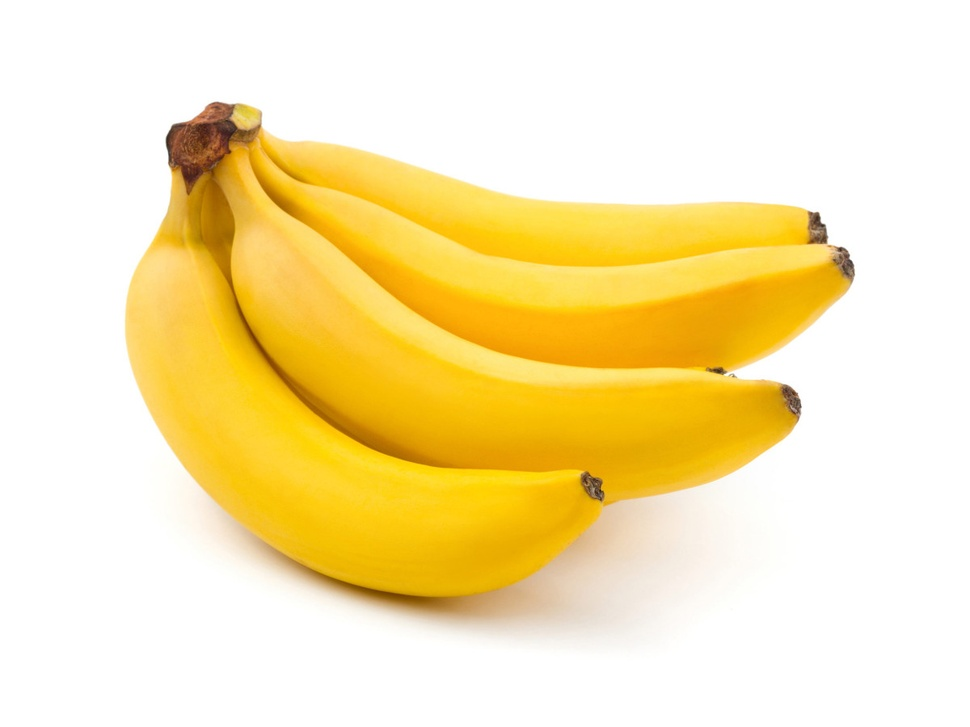
#> input picture images/bananos.jpg, 970 x 727 px, shrunk from 1200 x 900 before the run
$ jupyter execute 04_Filtrado_de_Imagenes.ipynb
#> lines starting #> are read from the running program, lines starting #| are printed output that depends on the picture
# Filtrado de Imágenes

Objetivo de los filtros:

 - Suavizar imágenes
 - Eliminar ruido
 - Realzar imagen
 - Detectar bordes

[cell 1]
import cv2
import numpy as np
import matplotlib.pyplot as plt

[cell 2]
img = cv2.imread('../images/bananos.jpg')
#> img is the input picture: shape (727, 970, 3); mean B, G, R 178.6, 231.4, 249.4
img = cv2.cvtColor(img, cv2.COLOR_BGR2RGB)
plt.imshow(img);

## 1. Filtro Promedio

Promedio entre los vecinos del pixel en el que estoy posicionado (Difuminado)

[cell 3]
# Creamos una matriz de 1s
kernel_3x3 = np.ones((3,3), np.float32)/(3*3)

[cell 4]
kernel_3x3

[cell 5]
output = cv2.filter2D(img, -1, kernel_3x3)
plt.imshow(output);

[cell 6]
# Kernel 5x5
kernel_5x5 = np.ones((5,5), np.float32)/(5*5)
output = cv2.filter2D(img, -1, kernel_5x5)
plt.imshow(output);

[cell 7]
# Kernel 31x31
kernel_31x31 = np.ones((31,31), np.float32)/(31*31)
output = cv2.filter2D(img, -1, kernel_31x31)
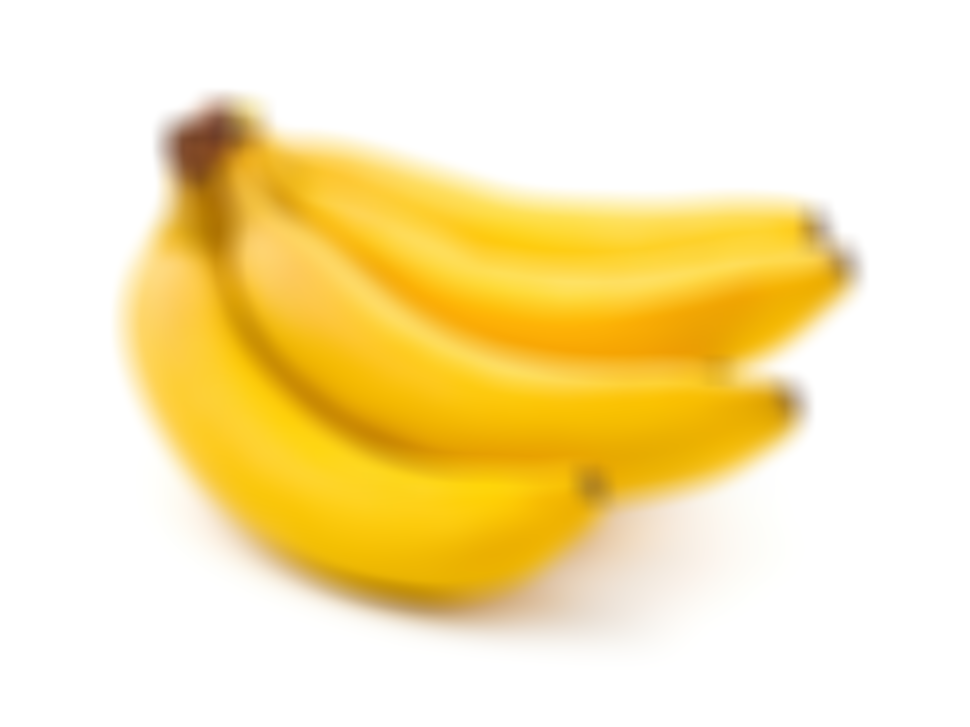
#> output: shape (727, 970, 3); mean R, G, B 249.4, 231.4, 178.6
plt.imshow(output);

## 2. Filtro Gaussiano
- Resultado similar a un filtro promedio pero se le da más peso al píxel en el que se posiciona el kernel (pondera)
- Produce un suavizado más unifrome que el filtro promedio

[cell 8]
# Gaussiano Desviación 3x3
output = cv2.GaussianBlur(img,(3,3), 0)
plt.imshow(output);

[cell 9]
# Gaussiano Desviación 11x11
output = cv2.GaussianBlur(img,(11,11), 0)
plt.imshow(output);

[cell 10]
# Gaussiano Desviación 21x21
output = cv2.GaussianBlur(img,(21,21), 0)
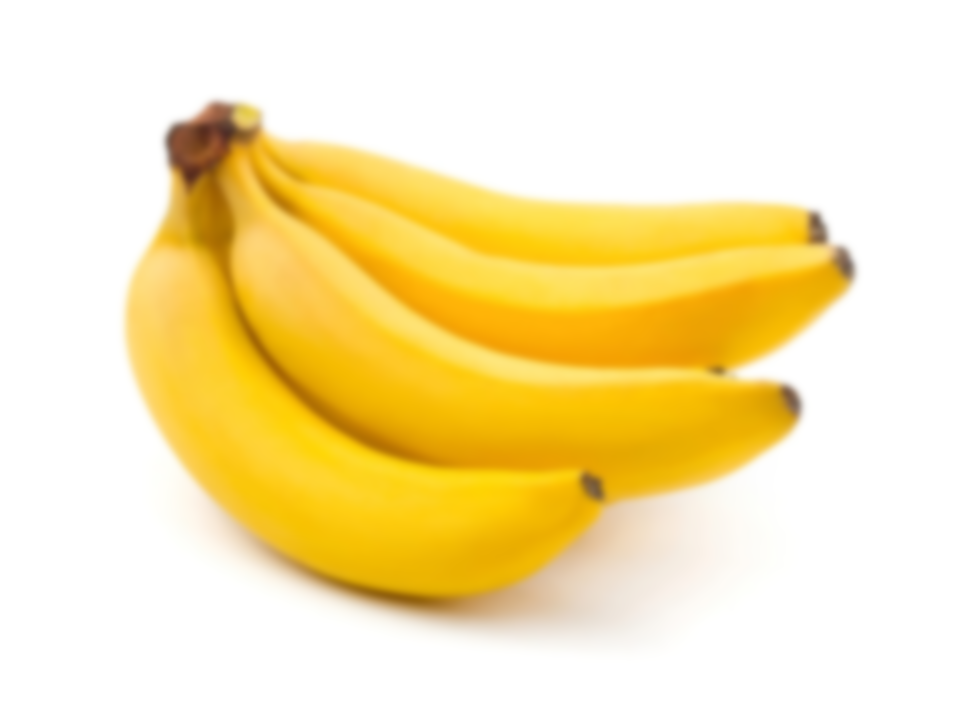
#> output: shape (727, 970, 3); mean R, G, B 249.4, 231.4, 178.6
plt.imshow(output);

$ run again, with images/balls.jpg copied over images/bananos.jpg
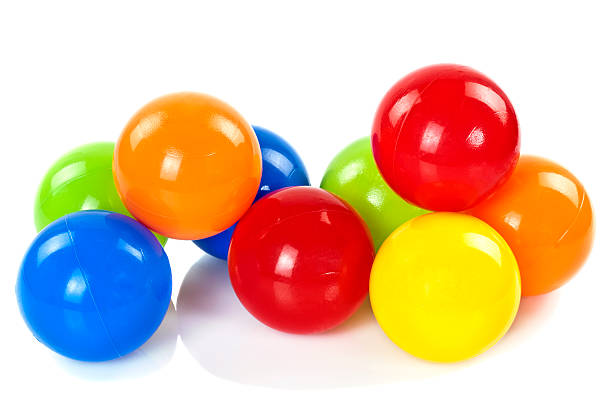
#> input picture images/balls.jpg, 612 x 406 px
#> img is the input picture: shape (406, 612, 3); mean B, G, R 165.8, 190.8, 224.6
#> `output = cv2.filter2D(img, -1, kernel_31x31)`:
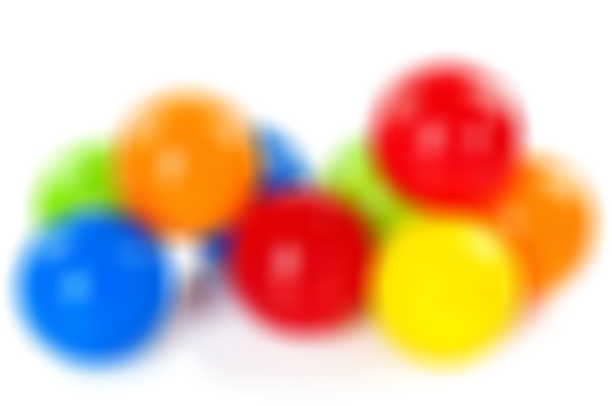
#> output: shape (406, 612, 3); mean R, G, B 224.6, 190.8, 165.9
#> `output = cv2.GaussianBlur(img,(21,21), 0)`:
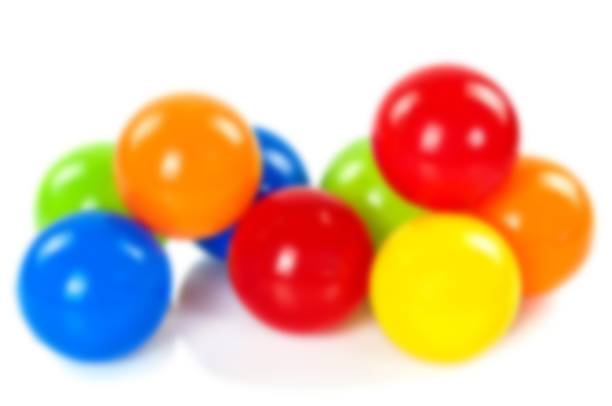
#> output: shape (406, 612, 3); mean R, G, B 224.6, 190.8, 165.8
